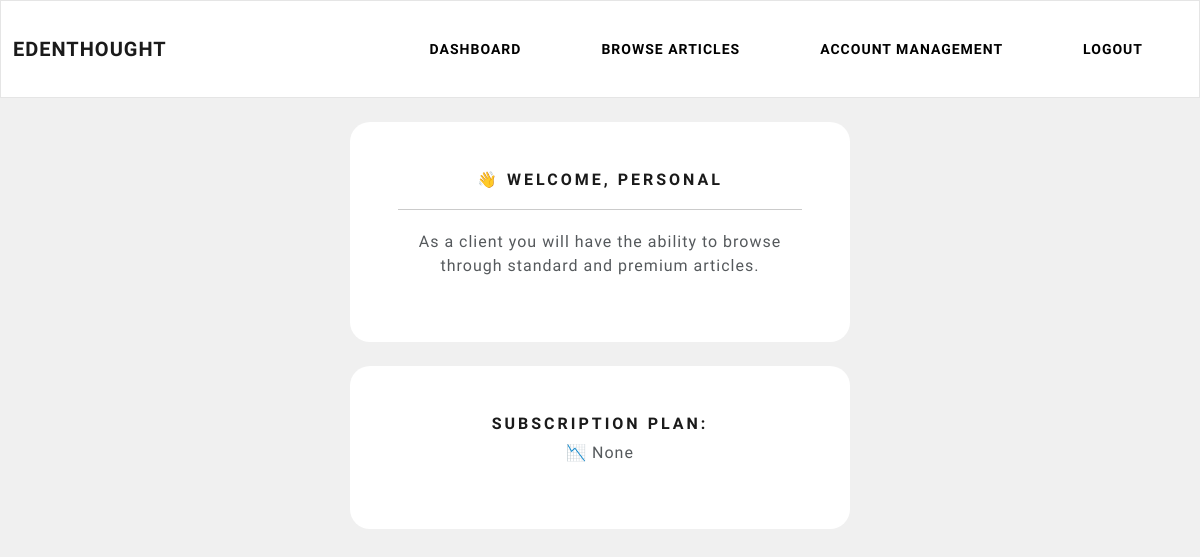
Page /client/client-dashboard (signed in) on the earlier database version.
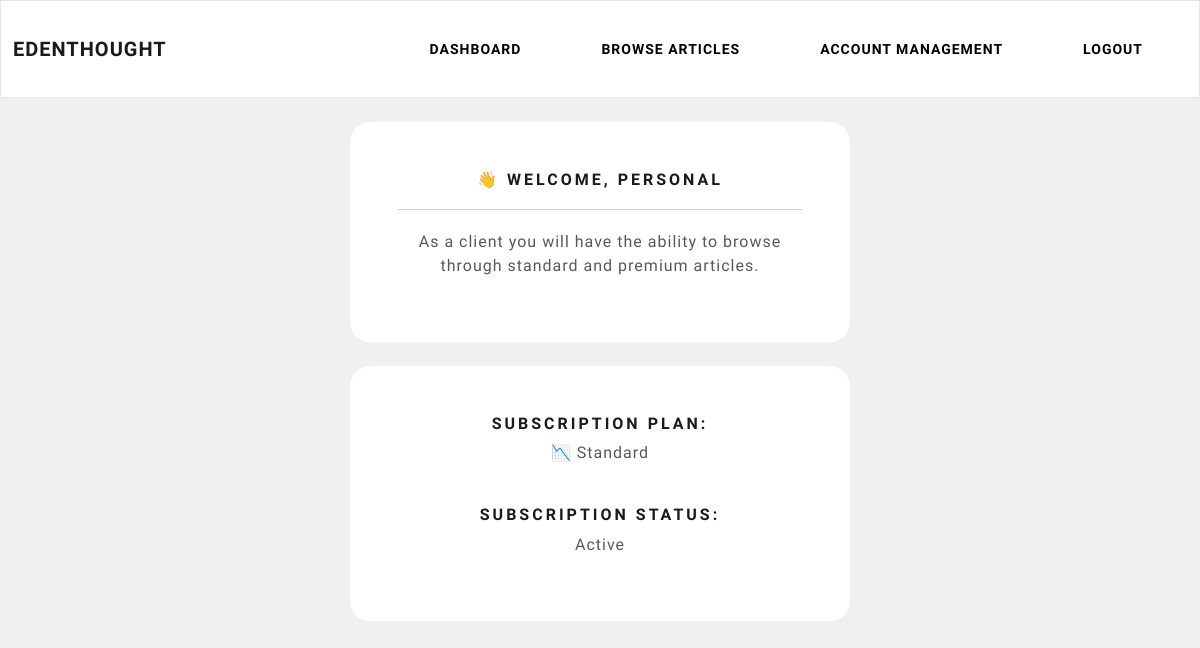
Same page on the later database version.
### account/models.py (models this page shows, shortened)
class CustomUser(AbstractBaseUser, PermissionsMixin):
    username = None
    email = models.EmailField(unique=True)
    first_name = models.CharField(max_length=80)
    last_name = models.CharField(max_length=135)
    is_active = models.BooleanField(default=True)
    is_staff = models.BooleanField(default=False)
    date_joined = models.DateTimeField(default=timezone.now)
    is_writer = models.BooleanField(default=False, verbose_name='Are you a writer?')
    USERNAME_FIELD = 'email'
    REQUIRED_FIELDS = []
    objects = CustomUserManager()

### client/models.py (models this page shows, shortened)
class Subscription(models.Model):
    subscriber_name = models.CharField(max_length=300)
    subscription_plan = models.CharField(max_length=255)
    subscription_cost = models.CharField(max_length=255)
    paypal_subscription_id = models.CharField(max_length=300)
    is_active = models.BooleanField(default=False)
    user = models.OneToOneField(to=CustomUser, on_delete=models.CASCADE, max_length=10)

### client/views.py (the view)
# urls.py: path('client-dashboard', views.client_dashboard, name='client-dashboard'),
@login_required(login_url='my-login')
def client_dashboard(request):
    try:
        sub_details = Subscription.objects.get(user=request.user)
        current_subscription_plan = sub_details.subscription_plan
        is_active = sub_details.is_active
        context = {'SubPlan': current_subscription_plan, 'IsActive': is_active}
        return render(request, 'client/client-dashboard.html', context)
    except:
        current_subscription_plan = None
        is_active = False
        context = {'SubPlan': current_subscription_plan, 'IsActive': is_active}
        return render(request, 'client/client-dashboard.html', context)

### client/templates/client/client-dashboard.html
{% extends 'client/navbar.html' %}
{% block content %}
    <br>
    <div class="container bg-white shadow-md p-5 form-layout text-center">
        <h5>👋 Welcome, {{ user.first_name }}</h5>
        <hr>
        <p>
            As a <strong>client</strong> you will have the ability to browse through
            standard and premium articles.
        </p>
    </div>
    <br>
    <div class="container bg-white shadow-md p-5 form-layout text-center">
        <h5>Subscription plan:</h5>
        <p>📉 {{ SubPlan }}</p>
        {% if SubPlan is not None %}
            {% if IsActive %}
                <br>
                <h5>Subscription status:</h5>
                <p>Active</p>
            {% else %}
                <br>
                <h5>Subscription status:</h5>
                <p>Inactive</p>
            {% endif %}
        {% endif %}
    </div>
    <br>
{% endblock %}

### client/templates/client/navbar.html (shortened to what this page needs)
{% load static %}
<!DOCTYPE html>
<html>
    <head>
      <link rel="stylesheet" type="text/css" href="https://bootswatch.com/5/lux/bootstrap.min.css">
      <link rel="stylesheet" type="text/css" href="{% static 'css/styles.css' %}">
    </head>
    <nav class="navbar navbar-expand-lg navbar-light bg-light justify-content-center">
        <a href="{% url 'home' %}" class="navbar-brand main-heading">
              &nbsp; Edenthought
        </a>
          <div class="collapse navbar-collapse text-center" id="navbarNavDropdown">
            <ul class="navbar-nav ms-auto">
              <li class="nav-item">
                <a class="btn btn-secondary navbar-btn" type="button"  href="{% url 'client-dashboard' %}">Dashboard</a>
              </li>
              <li class="nav-item">
                <a class="btn btn-secondary navbar-btn" type="button"  href="{% url 'browse-articles' %}">Browse articles</a>
              </li>
              <li class="nav-item">
                <a class="btn btn-secondary navbar-btn" type="button"  href="{% url 'client-account-management' %}">Account management</a>
              </li>
              <li class="nav-item">
                <a class="btn btn-secondary navbar-btn" type="button"  href="{% url 'user-logout' %}">Logout</a>
              </li>
            </ul>
          </div>
    </nav>
    {% block content %}
    {% endblock %}
</html>

### static/css/styles.css (style rules this page uses)
.form-layout { width: 500px; border-radius: 20px; }
hr { border: none; border-top: 1px solid #333; margin: 20px 0; }

Differences in the rows shown:
added Subscription: subscription_plan "Standard"
Other differences:
{{ SubPlan }}: "None" → (not shown)
text now shown: "SUBSCRIPTION STATUS: Active"
